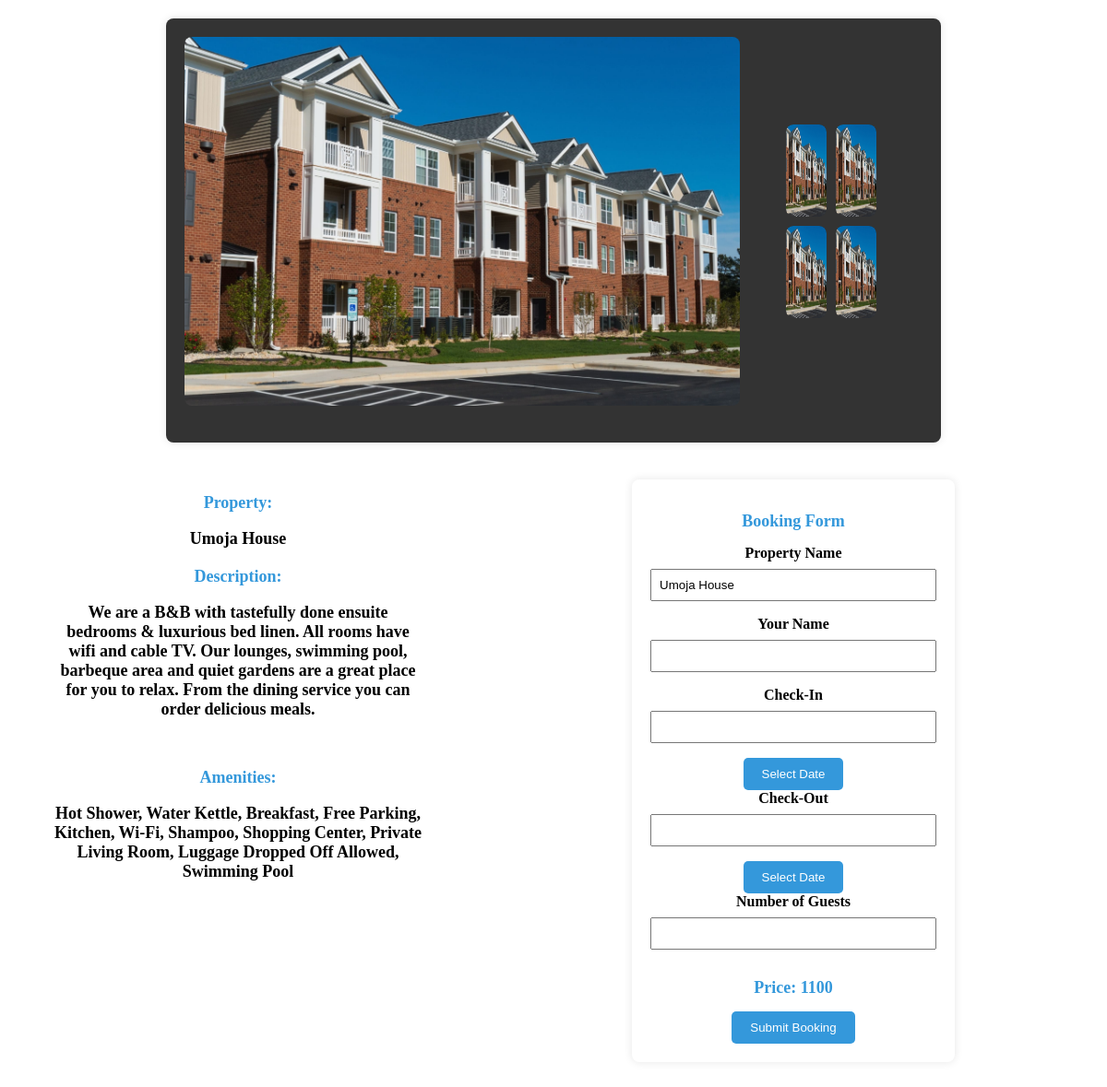
The page /booking/ on the database its author committed.
### tables this page shows
CREATE TABLE properties (
                id INTEGER PRIMARY KEY AUTOINCREMENT,
                name TEXT NOT NULL,
                image BLOB NOT NULL,
                description TEXT NOT NULL,
                thumbnail BLOB NOT NULL,
                interiorimg1 BLOB NOT NULL,
                interiorimg2 BLOB NOT NULL,
                interiorimg3 BLOB NOT NULL,
                interiorimg4 BLOB NOT NULL,
                Price INTEGER NOT NULL,
                Amenities TEXT NOT NULL,
                admin_id INTEGER NOT NULL,
                FOREIGN KEY (admin_id) REFERENCES admins (id)
            );

### app.py (the view)
@app.route('/booking/', defaults={'property_id': None})
@app.route('/booking/<int:property_id>')
def booking(property_id):
    try:
        with sqlite3.connect('users.db') as connection:
            cursor = connection.cursor()
            if property_id is None:
                cursor.execute("SELECT id FROM properties ORDER BY RANDOM() LIMIT 1")
                property_id = cursor.fetchone()[0]
            cursor.execute("SELECT * FROM properties WHERE id=?", (property_id,))
            property_data = cursor.fetchone()
        if property_data:
            return render_template('booking_details.html', property_data=property_data)
        else:
            return render_template('error.html', error='Property not found')
    except Exception as e:
        print(f"Error fetching property information: {e}")
        return render_template('error.html', error=str(e))

### templates/booking_details.html (shortened to what this page needs)
<!DOCTYPE html>
<html lang="en">
<head>
   <link rel="stylesheet" href="https://cdnjs.cloudflare.com/ajax/libs/pikaday/1.8.2/css/pikaday.css" />
<link rel="stylesheet" href="https://cdn.jsdelivr.net/npm/sweetalert2@11/dist/sweetalert2.min.css">
</head>
<body>
    <div class="booking-details-container">
        <img src="/{{ property_data[2] }}" alt="{{ property_data[0] }}" class="property-image">
        <div class="additional-images-container">
            <div class="additional-image">
                <img src="/{{ property_data[5] }}" alt="{{ property_data[0] }}">
            </div>
            <div class="additional-image">
                <img src="/{{ property_data[6] }}" alt="{{ property_data[0] }}">
            </div>
            <div class="additional-image">
                <img src="/{{ property_data[7] }}" alt="{{ property_data[0] }}">
            </div>
            <div class="additional-image">
                <img src="/{{ property_data[8] }}" alt="{{ property_data[0] }}">
            </div>
        </div>
        </div>
        <div class="container">
        <div class="booking-details-container1">
            <h2>Property: <p>{{ property_data[1] }}</p></h2>
            <h2>Description: <p>{{ property_data[3] }}</p></h2><br>
            <h2>Amenities: <p>{{ property_data[10] }}</p></h2>
        </div>
        <div class="booking-details-container2">
            <h2>Booking Form</h2>
            <form action="/submit_booking" method="post">
                <label for="property_name">Property Name</label>
                <input type="text" id="property_name" name="property_name" value="{{ property_data[1] }}" readonly>
                <label for="guest_name">Your Name</label>
                <input type="text" id="guest_name" name="guest_name" required>
                <label for="check_in">Check-In</label>
                <input type="text" id="check_in" name="check_in" readonly>
                <button type="button" onclick="openCalendar('check_in')">Select Date</button>
                <label for="check_out">Check-Out</label>
                <input type="text" id="check_out" name="check_out" readonly>
                <button type="button" onclick="openCalendar('check_out')">Select Date</button>
                <label for="guests">Number of Guests</label>
                <input type="number" id="guests" name="guests" required>
                <div id="price-section">
                    <h2>Price: <span id="calculated-price">{{ property_data[9] }}</span></h2>
                </div>
                <button type="button" onclick="showPopupForm()">Submit Booking</button>
                            </form>
        </div>
        </div>
</body>
</html>

### templates/booking_details.html (style rules this page uses)
.booking-details-container { max-width: 800px; margin: 20px auto; background-color: #333; padding: 20px; border-radius: 8px; box-shadow: 0 0 10px rgba(0, 0, 0, 0.1); text-align: center; display: flex; align-items: center; }
.booking-details-container1 { max-width: 400px; background-color: white; padding: 20px; border-radius: 8px; box-shadow: 0 0 10px rgba(0, 0, 0, 0.0); text-align: center; align-self: start; margin-left: 0; }
.booking-details-container2 { max-width: 400px; background-color: white; padding: 20px; border-radius: 8px; box-shadow: 0 0 10px rgba(0, 0, 0, 0.0); text-align: center; margin-left: auto; }
.property-image { width: 100%; height: 400px; border-radius: 8px; margin-bottom: 20px; display: block; margin-left: auto; margin-right: auto; }
.additional-images-container { display: grid; grid-template-rows: repeat(2, 1fr); grid-template-columns: repeat(2, 1fr); gap: 10px; margin-bottom: 20px; margin-left: 50px; margin-right: 50px; }
.additional-image { width: 100%; border-radius: 8px; overflow: hidden; }
.additional-image img { width: 100%; height: 100px; border-radius: 8px; display: flex; margin: 0 auto; }
h2 { color: #3498db; font-size: large; }
p { color: black; margin-bottom: 20px; }
.container { display: flex; }
.booking-details-container1, .booking-details-container2 { max-width: 400px; background-color: white; padding: 20px; border-radius: 8px; box-shadow: 0 0 10px rgba(0, 0, 0, 0.0); text-align: center; margin: 0 50px; }
.booking-details-container1 { align-self: start; margin-left: 30px; }
.booking-details-container2 { margin-left: auto; }
.booking-details-container2 { max-width: 400px; margin: 20px auto; background-color: #fff; padding: 20px; border-radius: 8px; box-shadow: 0 0 10px rgba(0, 0, 0, 0.1); }
label { display: block; margin-bottom: 8px; font-weight: bold; }
input { width: 100%; padding: 8px; margin-bottom: 16px; box-sizing: border-box; }
button { background-color: #3498db; color: #fff; padding: 10px 20px; border: none; border-radius: 5px; cursor: pointer; }

### rows shown on the page
properties: image (picture), interiorimg1 (picture), interiorimg2 (picture), interiorimg3 (picture), interiorimg4 (picture), name "Umoja House", description "We are a B&B with tastefully done ensuite bedrooms & luxurious bed linen. All rooms have wifi and cable TV. Our lounges, swimming pool, barbeque area and quiet gardens are a great place for you to relax. From the dining service you can order delicious meals.", Amenities "Hot Shower, Water Kettle, Breakfast, Free Parking, Kitchen, Wi-Fi, Shampoo, Shopping Center, Private Living Room, Luggage Dropped Off Allowed, Swimming Pool", property_name "Umoja House", Price "1100"
